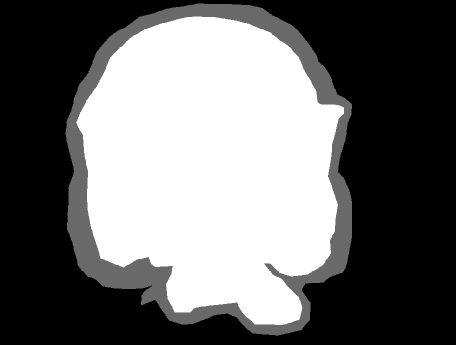
#> input picture img/bear_tri.png, 456 x 345 px; its folder holds 8 pictures in this run
$ jupyter execute --allow-errors bear_ex.ipynb   (shell and % lines are left out)
#> lines starting #> are read from the running program, lines starting #| are printed output that depends on the picture; after the words box and inside, x2 and y2 are one past the last pixel; in counts of white or black regions, pixels touching at a corner belong together
[cell 1]
import numpy as np
import cv2
import matplotlib.pyplot as plt
# import plotly.express as px
import os
from  scipy import ndimage
IMAGES_FOLDER_PATH = "../../img"
import time

[cell 2]
def display_img_arr(img_arr, r, c, dim,titles_arr):
    fl = 0
    fig = plt.figure(figsize = dim)
    for i in range(r):
        for j in range(c):
            if len(img_arr) == fl:
                break
            ax1 = fig.add_subplot(r, c, fl + 1)
            ax1.set_title(titles_arr[fl], fontsize = 20)
            ax1.imshow(img_arr[fl], cmap = 'gray')
            fl = fl + 1
    plt.show()

def read_img(im_names,path=IMAGES_FOLDER_PATH):
    im = []
    im_gray = []
    for name in im_names:
        img =  cv2.imread(path+'/'+name)
        img = cv2.cvtColor(img, cv2.COLOR_BGR2RGB)
        if(len(im)>=1):
            img = cv2.resize(img,(im[0].shape[1],im[0].shape[0]))
        im.append(img)
        im_gray.append(cv2.cvtColor(img, cv2.COLOR_RGB2GRAY))
    return im, im_gray

[cell 3]
# gen trimap (for checking against bad quality trimaps)
img =  cv2.imread(IMAGES_FOLDER_PATH+'/'+'bear_tri.png',0)
#> img is the input picture: shape (345, 456); min 0, max 255, mean 109.2
# tri = cv2.resize(img,(images[0].shape[0],images[0].shape[1]))
# [13 lines left out: function gen_tri, not called in this run]

[cell 4]
img3 = cv2.imread(os.path.join(IMAGES_FOLDER_PATH, 'bear.png'))
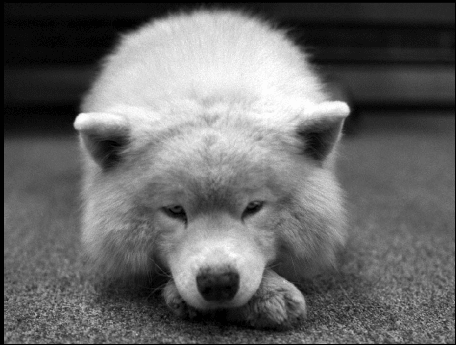
#> input picture img/bear.png, 456 x 345 px
#> img3 is the input picture: shape (345, 456, 3); min 1, max 253, mean 103.2
img3 = cv2.cvtColor(img3, cv2.COLOR_BGR2RGB)
img3_gray = cv2.imread(os.path.join(IMAGES_FOLDER_PATH, 'bear.png'),0)
#> img3_gray: shape (345, 456); min 1, max 253, mean 103.2
tri3 = cv2.imread(os.path.join(IMAGES_FOLDER_PATH, 'bear_tri.png'),0)


new_bg3 = cv2.imread(os.path.join(IMAGES_FOLDER_PATH, 'jungle_bg.jpeg'))
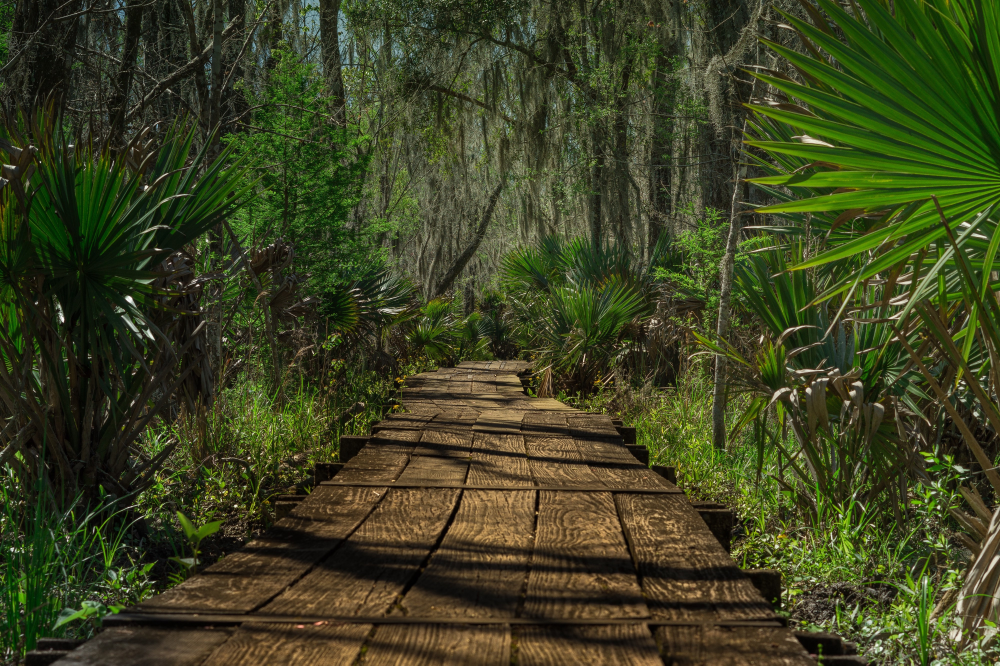
#> input picture img/jungle_bg.jpeg, 4000 x 2662 px (shown at 1/4 size)
#> new_bg3 is the input picture: shape (2662, 4000, 3); mean B, G, R 32.7, 65.2, 59.9
new_bg3 = cv2.cvtColor(new_bg3, cv2.COLOR_BGR2RGB)
new_bg3 = cv2.resize(new_bg3, (img3.shape[1],img3.shape[0]))
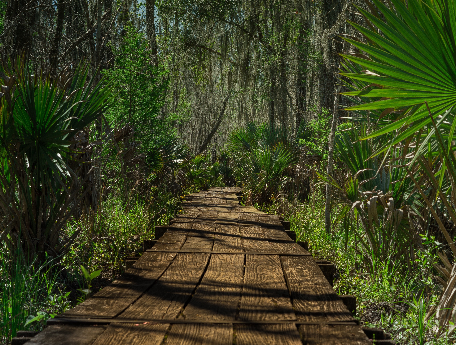
#> new_bg3: shape (345, 456, 3); mean R, G, B 59.8, 65, 32.6

[cell 5]
display_img_arr([img3,img3_gray,tri3,new_bg3], 2,2,(10,10), ['original img','grayscale','tri-map','new-bg'])
#> after the loop in display_img_arr, `for i in range(r):`: fl = 4

# Global Matting

Poisson Equation
$$\Delta \alpha = div (\frac{\nabla I}{F-B})$$
where, $\Delta = (\frac{\partial^2}{\partial x^2},\frac{\partial^2}{\partial y^2})$
is Laplacian Operator and div is divergence opertor

We solve this Poisson Equation using Gauss Siedel Iteration with overrealaxation method which is,

Given,  $$ \frac{\partial^2 f}{\partial x^2}+\frac{\partial^2 f}{\partial y^2} = S$$
$$ {f_{i,j}}^{(n+1)} = \frac{\beta}{4}({f_{i+1,j}}^{(n)} + {f_{i-1,j}}^{(n+1)}) + {f_{i,j+1}}^{(n)} + {f_{i,j-1}}^{(n+1)} - S_{i,j}) + (1-\beta){f_{i,j}}^{(n)}$$
where, $\beta$ lies in the range (1,2)

[cell 6]
def calc_masks(tri3, img3_gray):
    mask_bg = (tri3<10)
    mask_fg = (tri3>245)
    mask_unknown = (np.bitwise_and(tri3>=10,tri3<=245))

    fg = img3_gray*(mask_fg)
    bg = img3_gray*(mask_bg)
    unknown = img3_gray*mask_unknown
    return [mask_fg,fg,mask_bg,bg,mask_unknown,unknown], ['fg mask','fg','bg mask','bg','mask unknown','unkown reg img']

# [5 lines left out: function doubleDifferential, not called in this run]


def fb(img3_gray,mask_fg,mask_bg,mask_unknown):
    F = img3_gray*(mask_fg+mask_unknown)
    B = img3_gray*(mask_bg+mask_unknown)
    return F, B

def global_alpha_matting(alpha,d2alpha,unknown_seg,iters = 50, threshold = 0.1, beta = 1):
    tic = time.time()
    prev_alpha = np.zeros(alpha.shape)
    diff = np.sum(np.abs(prev_alpha-alpha))

    for _ in range(iters):
        diff = np.sum(np.abs(prev_alpha-alpha))
        if diff < threshold:
            break
        for i in range(1,alpha.shape[0]-1):
            for j in range(1,alpha.shape[1]-1):
                if unknown_seg[i,j]!=0 :
                    alpha[i,j] = ((beta*(alpha[i,j-1]+alpha[i-1,j]+prev_alpha[i,j+1]+prev_alpha[i+1,j] - d2alpha[i,j])/4) + (1-beta)*prev_alpha[i,j])
    tac = time.time()
    return alpha, tac-tic

def grads(F,B,mask_fg,img3_gray,mask_unknown):
    diff = np.minimum(np.maximum(F-B,0),255)

    diff = ndimage.filters.gaussian_filter(diff, 0.9)
    diff = np.minimum(np.maximum(diff,0),255)
    grad_y,grad_x = np.gradient(img3_gray)
    diff[diff==0] = 1
    d2y_alpha, _ = np.gradient(grad_y/diff)
    _, d2x_alpha = np.gradient(grad_x/diff)
    d2alpha = d2y_alpha + d2x_alpha
    estimate_alpha = mask_fg + 0.5*mask_unknown
    return estimate_alpha, d2alpha, diff

def func_estimate_alpha(tri3, img3_gray):
    imgs, titles = calc_masks(tri3, img3_gray)
#> in calc_masks, `mask_bg = (tri3<10)`:
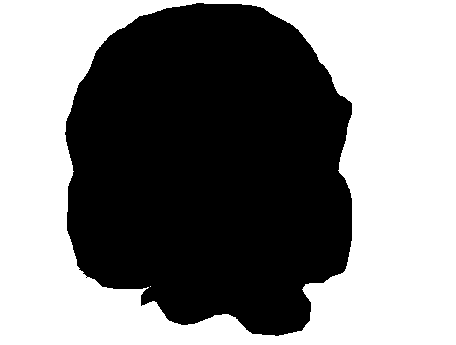
#> mask_bg: shape (345, 456) bool; 51.1% white; 1 black region, box (x1, y1, x2, y2) and area: (65, 3, 352, 336) 76862
#> in calc_masks, `mask_fg = (tri3>245)`: mask_fg: shape (345, 456) bool; 38.5% white; 1 white region, box (x1, y1, x2, y2) and area: (77, 17, 344, 325) 60625
#> in calc_masks, `mask_unknown = (np.bitwise_and(tri3>=10,tri3<=245))`: mask_unknown: shape (345, 456) bool; 10.3% white; 1 white region, box (x1, y1, x2, y2) and area: (65, 3, 352, 336) 16237
#> in calc_masks, `unknown = img3_gray*mask_unknown`:
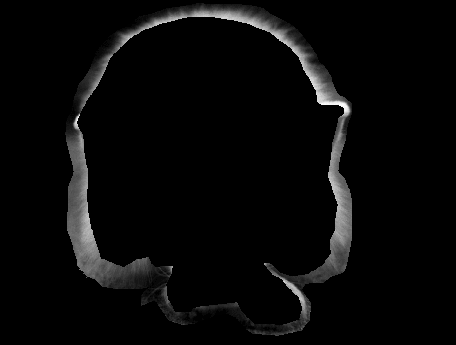
#> unknown: shape (345, 456); min 0, max 253, mean 8.6
    display_img_arr(imgs, 3,2,(10,10),titles)
    mask_fg,fg,mask_bg,bg,mask_unknown,unknown = imgs

    F,B = fb(img3_gray,mask_fg,mask_bg,mask_unknown)
    display_img_arr([F,B], 1,2,(10,10),['F','B'])
#     print(mask_fg.shape,fg.shape,mask_bg.shape,bg.shape,mask_unknown.shape,unknown.shape,F.shape,B.shape,img3_gray.shape)
    est_alpha, d2alpha, diff =  grads(F,B,mask_fg,img3_gray,mask_unknown)
    return est_alpha, F, B, d2alpha, imgs, diff

def matting_combined(tri3, img3_gray):
    estimate_alpha, F, B, d2alpha, imgs, diff = func_estimate_alpha(tri3, img3_gray)
#> in func_estimate_alpha, `imgs, titles = calc_masks(tri3, img3_gray)`: imgs = 6 items; titles = ['fg mask', 'fg', 'bg mask', 'bg', 'mask unknown', 'unkown reg img']
#> in fb, `B = img3_gray*(mask_bg+mask_unknown)`:
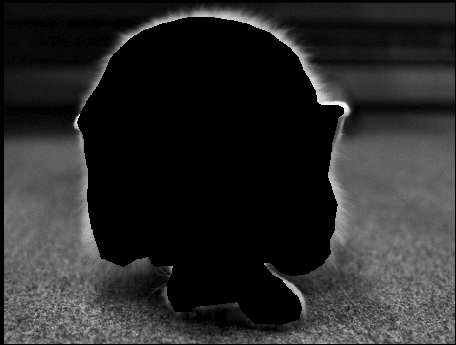
#> B: shape (345, 456); min 0, max 253, mean 41.8
#> in grads, `diff[diff==0] = 1`:
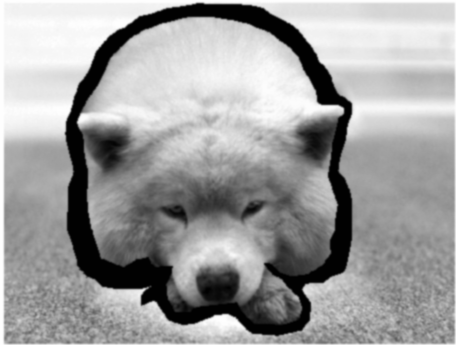
#> diff: shape (345, 456); min 1, max 254, mean 158.3
    mask_fg,fg,mask_bg,bg,mask_unknown,unknown = imgs
    alpha, _ = global_alpha_matting(estimate_alpha,d2alpha,mask_unknown)
    alpha = np.minimum(np.maximum(alpha,0),1)

    return {'alpha': alpha, 'F':F, 'B': B, 'diff': diff, 'unknown': unknown, 'mask_unknown': mask_unknown}

#     return alpha
# alpha = matting_combined(tri3, img3_gray)
all_data = matting_combined(tri3, img3_gray)
#> in matting_combined, `estimate_alpha, F, B, d2alpha, imgs, diff = func_estimate_alpha(tri3, ..`: imgs = 6 items
#> in global_alpha_matting, `diff = np.sum(np.abs(prev_alpha-alpha))`: diff = 68743.5
#> the loop in global_alpha_matting, `for _ in range(iters):` made 50 passes
#> diff on passes 1 to 12: 68743.5, 87366.9, 87366.9, 87366.9, 87366.9, 87366.9, 87366.9, 87366.9, 87366.9, 87366.9, 87366.9, 87366.9
#> after the loop in global_alpha_matting, `for _ in range(iters):`:
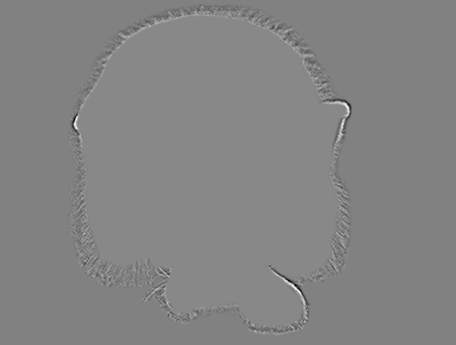
#> alpha: shape (345, 456) float64; min -18.88, max 18.34, mean 0.385; drawn with min black and max white
#> all_data = 6 items
## adding images also to this all_data
all_data.update({'img3': img3, 'img3_gray': img3_gray})

## NOW all_data VARIABLE CONTAINS IMG3, IMG3_GRAY, ALPHA, DIFF, F, B, UNKNOWN


# display_img_arr([new_img ], 1,1,(10,10),['img with new bg'])

display_img_arr([all_data['alpha']], 1,2,(10,10),['alpha global matting'])

# Alpha blending

### I = α F + (1 − α )B

[cell 7]
def alpha_blend(new_bg3,alpha,img3 ):
    new_img = np.zeros(new_bg3.shape)
    new_img[:,:,0] = alpha*img3[:,:,0] + (1-alpha)*new_bg3[:,:,0]
    new_img[:,:,1] = alpha*img3[:,:,1] + (1-alpha)*new_bg3[:,:,1]
    new_img[:,:,2] = alpha*img3[:,:,2] + (1-alpha)*new_bg3[:,:,2]
    return np.int64(new_img)

new_img = alpha_blend(new_bg3,all_data['alpha'],img3)
#> in alpha_blend, `return np.int64(new_img)`:
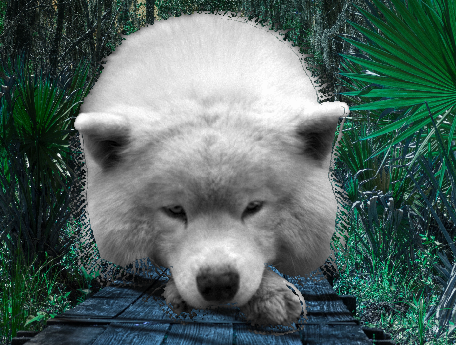
#> returned value: shape (345, 456, 3) int64; mean of channels 0, 1, 2 96.7, 101.3, 81.9; drawn as B, G, R
display_img_arr([new_img ], 1,2,(10,10),['img with new bg'])

## Local Matting

[cell 8]
# get ROI from Select_roi.py

#returns top, left, bottom, right
# Select region where matte to be improved, after selecting type "quit"
#coords selected are saved in coords.txt file

[cell 9]
def read_coords():
    f = open('coords.txt','r')
    coords = f.read()
    f.close()
    # converting to int
    coord_int = []
    coords_i = coords.split(' ')
    for c in coords_i:
        if(c!=''):
            coord_int.append(int(c))
    return coord_int
#> (the rest of this cell did not finish here and is left out)

#> (reads src/examples/coords.txt from the repository)
print(coords)
left, top,add_right, add_bottom = coords
right = left + add_right
bottom = top + add_bottom
print(top, bottom, left, right)

## Diffusion Filtering

[cell 10]
# !pip install medpy

[cell 11]
from medpy.filter.smoothing import anisotropic_diffusion

[cell 12]
def diffusion(img):
    """
    args: img
    returns new img which is to be passed in for further refinement
    """
    diffused_image = anisotropic_diffusion(img3, niter=1, kappa=50, gamma=0.1, voxelspacing=None, option=1)
    ans = np.round(diffused_image)

    final_ans = np.empty(img3.shape, dtype=int)
    for k in range(3):
        for i in range(ans.shape[0]):
            for j in range(ans.shape[1]):
                final_ans[i, j, k] = int(ans[i, j, k])
    return final_ans
img3_gray = cv2.imread(os.path.join(IMAGES_FOLDER_PATH, 'bear.jpeg'),0)
#> (the rest of this cell did not finish here and is left out)

[cell 13]
# [45 lines left out: function local_matting, not called in this run]
all_data_2 = all_data.copy()
#> all_data_2 = 8 items
local_matte =  all_data_2['alpha'].copy()
# print(local_matte.shape)

# # selecting regions which we feel are not correct in matte


#> (the rest of this cell did not finish here and is left out)

### Local Poisson Matting vs Global Matting

[cell 14]
new_img_local = alpha_blend(new_bg3,local_matte,img3)
display_img_arr([new_img_local], 1,2,(10,10),['img with new bg using local matting'])
display_img_arr([new_img], 1,2,(10,10),['img with new bg using global matting'])

## Combining  multiple bg's

[cell 15]
bg_names = ['jungle_bg.jpeg','jungle_2.jpg','virtual_bg.jpeg','jungle_3.jpg']
#> (the rest of this cell did not finish here and is left out)

#> pass 2 of the loop in read_img, `for name in im_names:`:
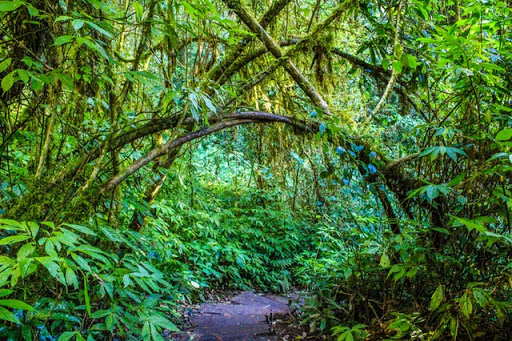
#> input picture img/jungle_2.jpg, 512 x 341 px
#> in read_img, img is the input picture: shape (341, 512, 3); mean B, G, R 50.3, 111.2, 71.3
#> in read_img, `img = cv2.resize(img,(im[0].shape[1],im[0].shape[0]))`:
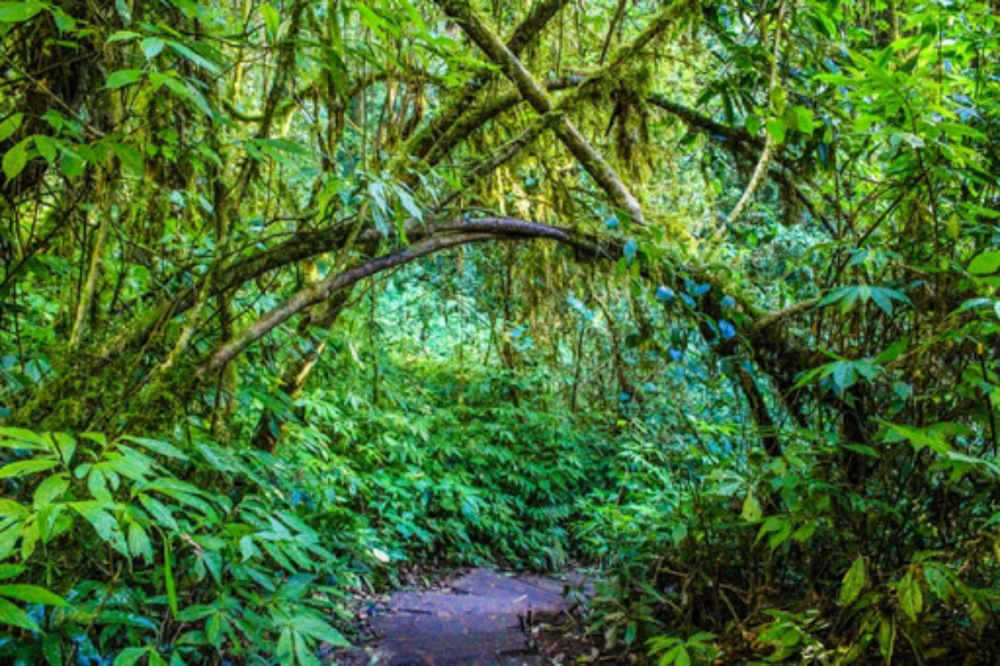
#> img: shape (2662, 4000, 3) (shown at 1/4 size); mean R, G, B 71.2, 111, 50.1
display_img_arr(bgs, 1,4,(10,10),bg_names)

[cell 16]
# generate image in new bgs
new_imgs = []
#> (the rest of this cell did not finish here and is left out)

# Refinement

### Local high pass

[cell 17]
'''
Local High Pass Filter
'''
import scipy
# [38 lines left out: function high_pass, not called in this run]

'''
Boosting Brush
'''

def boosting(all_data,top, bottom, left, right):

    h, w = all_data['alpha'].copy().shape[0], all_data['alpha'].copy().shape[1]
    alpha_matte = all_data['alpha'].copy()
    refine_matte = np.zeros((h,w))
    diff_2 = all_data['diff'].copy()[top:bottom+1,left:right+1]
    diff_2 = scipy.ndimage.filters.gaussian_filter(diff_2, 0.9)

    lambda_ = 5
    sigma = 20
    seg = all_data['img3_gray'].copy()[top:bottom+1,left:right+1]
    dy, dx = np.gradient(seg)
    dy_normalised = dy/diff_2
    d2y, _ = np.gradient(dy_normalised)
    dx_normalised = dx/diff_2
    _, d2x = np.gradient(dx_normalised)


    segmented_fg = all_data['F'].copy()[top:bottom+1,left:right+1]
    dyfg, dxfg = np.gradient(segmented_fg)
    yfg_n = dyfg/diff_2
    d2yfg, _ = np.gradient(yfg_n)
    xfg_n = dxfg/diff_2
    _, d2xfg = np.gradient(xfg_n)

    segmented_bg = all_data['B'].copy()[top:bottom+1,left:right+1]
    dybg, dxbg = np.gradient(segmented_bg)
    ybg_n = dybg/diff_2
    d2ybg, _ = np.gradient(ybg_n)
    xbg_n = dxbg/diff_2
    _, d2xbg = np.gradient(xbg_n)

    A = np.zeros((h,w))

    x0 = top + bottom - top +1/2
    y0 = left + right-left +1/2
    for x in range(top,bottom+1+1):
        for y in range(left,right+1+1):
            A[x,y] = (1 + lambda_*np.exp(-1*((abs(x-x0)**2+(abs(y-y0))**2))/(2*sigma**2)))*(1/all_data['diff'].copy()[x,y])
    diff_2 = 1/A[top:bottom+1,left:right+1]

    Estimate_alpha_seg = alpha_matte[top:bottom+1,left:right+1]

    D = (Estimate_alpha_seg*(d2yfg + d2xfg) + (1 - Estimate_alpha_seg)*(d2ybg+d2xbg))

    segmented_bg = d2y + d2x - D
    matte1,_ = global_alpha_matting(Estimate_alpha_seg, segmented_bg,all_data['unknown'].copy()[top:bottom,left:right])

    return matte1

'''
Performing Local Filter Operations on user selected regions and Obtaining the refined alpha Matte
'''

# selecting regions which we feel are not correct in matte
al_data_2 = all_data.copy()
#> al_data_2 = 8 items

refine_matte = all_data_2['alpha'].copy()


top, bottom, left, right = [130,150,280,310]
all_data_2['refine_matte'] = refine_matte
refine_matte[top:bottom+1,left:right+1] = boosting(all_data_2.copy(),top, bottom, left, right)
#> in boosting, `_, d2x = np.gradient(dx_normalised)`:
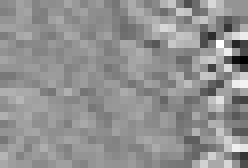
#> d2x: shape (21, 31) float64 (shown 8 times larger); min -0.271, max 0.193, mean -0.00568; drawn with min black and max white
#> in boosting, `segmented_bg = all_data['B'].copy()[top:bottom+1,left:right+1]`: segmented_bg: shape (21, 31); every value is 0
#> in boosting, `dybg, dxbg = np.gradient(segmented_bg)`: dybg: shape (21, 31) float64; every value is 0


# top, bottom, left, right = [300,330,0,90]
# all_data_2['refine_matte'] = refine_matte
# refine_matte[top:bottom+1,left:right+1] = boosting(all_data_2.copy(),top, bottom, left, right)

# # top, bottom, left, right = [350,400,100,150]
# # all_data_2['refine_matte'] = refine_matte
# # refine_matte[top:bottom+1,left:right+1] = boosting(all_data_2.copy(),top, bottom, left, right)

# top, bottom, left, right = [350,476,380,440]
# all_data_2['refine_matte'] = refine_matte
# refine_matte[top:bottom+1,left:right+1] = boosting(all_data_2.copy(),top, bottom, left, right)


# top, bottom, left, right = [0,8,210,430]
# all_data_2['refine_matte'] = refine_matte
# refine_matte[top:bottom+1,left:right+1] = boosting(all_data_2.copy(),top, bottom, left, right)

# top, bottom, left, right = [330,476,100,170]
# all_data_2['refine_matte'] = refine_matte
# refine_matte[top:bottom+1,left:right+1] = boosting(all_data_2.copy(),top, bottom, left, right)

refine_matte = np.maximum(refine_matte,0)
refine_matte = np.minimum(refine_matte,1)

h, w = all_data_2['alpha'].shape[0], all_data_2['alpha'].shape[1]
#> h = 345; w = 456
refine_matte = refine_matte.reshape(h,w)
display_img_arr([refine_matte], 1,3,(16,40), ['refined matte'])

[cell 18]
refine_matte.shape, img3.shape
#> Out = ((345, 456), (345, 456, 3))

[cell 19]
# generate image in new bgs
img3 = cv2.imread(os.path.join(IMAGES_FOLDER_PATH, 'bear.png'))
img3 = cv2.cvtColor(img3, cv2.COLOR_BGR2RGB)
new_imgs_refined = []
#> (the rest of this cell did not finish here and is left out)

[cell 20]
# saving imgages
out_path = '../../outs'
for i,im in enumerate(new_imgs_refined):
    plt.imsave(out_path+'/'+'bear_refined'+str(i)+'.png',im.astype('uint8'))

[cell 21]
# generate image in new bgs
new_imgs = []
#> (the rest of this cell did not finish here and is left out)

Clearly it is seen that refinement improves the matte to great extent

## Channel Selection

[cell 22]
from scipy.optimize import fmin

# [8 lines left out: function funct, not called in this run]


# !python3 Select_roi.py ../../img/img4.png
#> (the rest of this cell did not finish here and is left out)

## Multi- background

[cell 23]
names = ['bear_refined0.png','bear_refined1.png','bear_refined2.png']
#> (the rest of this cell did not finish here and is left out)
